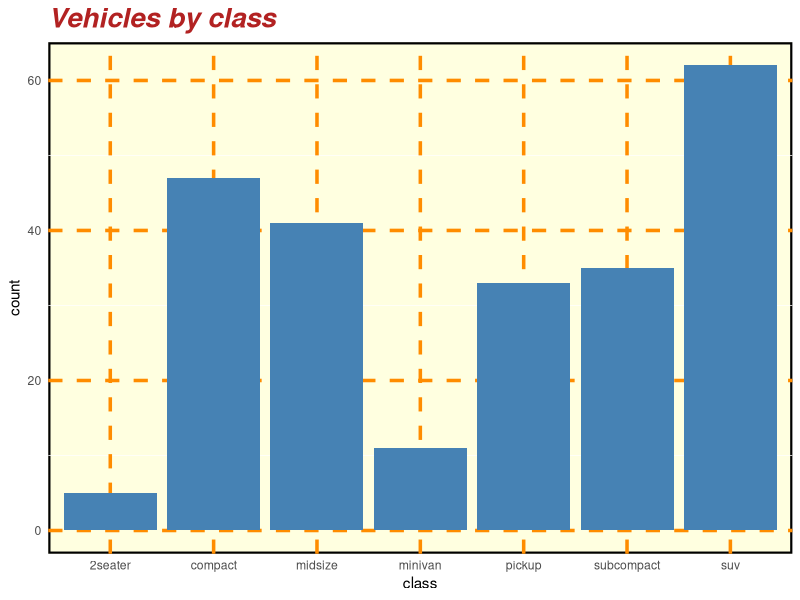
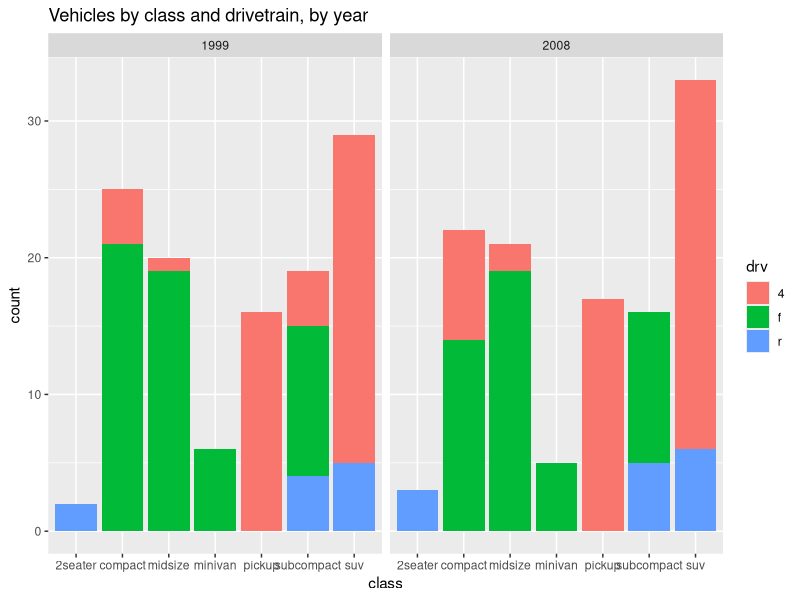
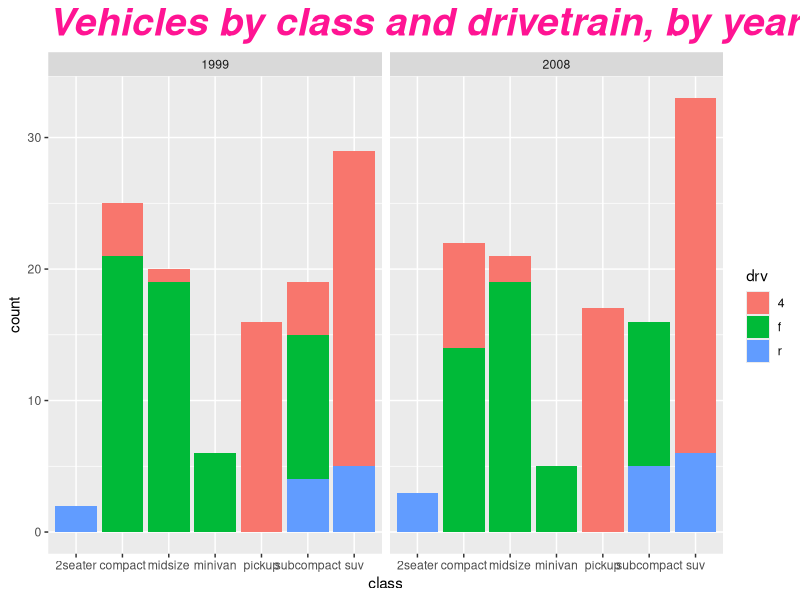
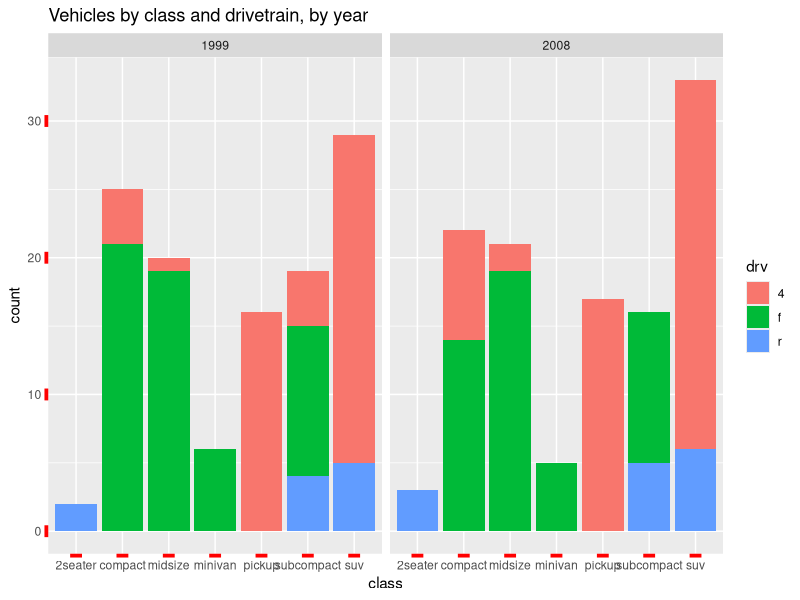
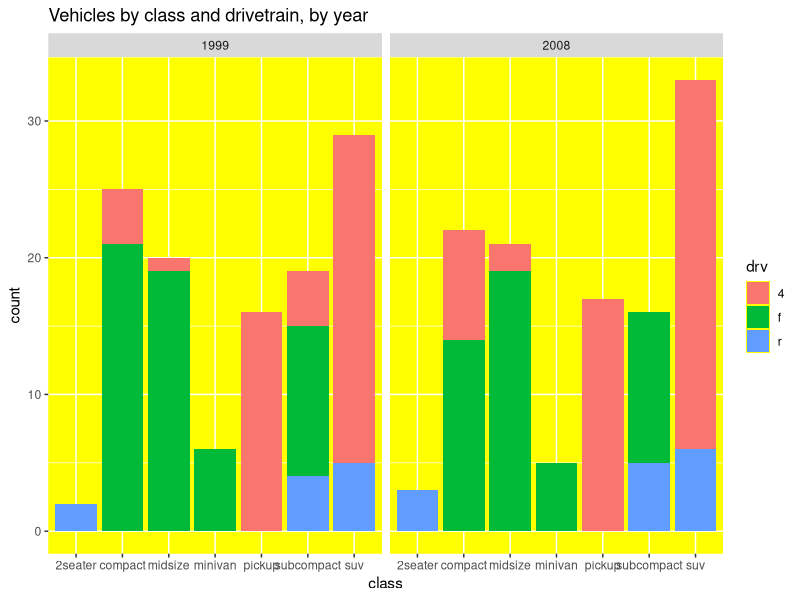
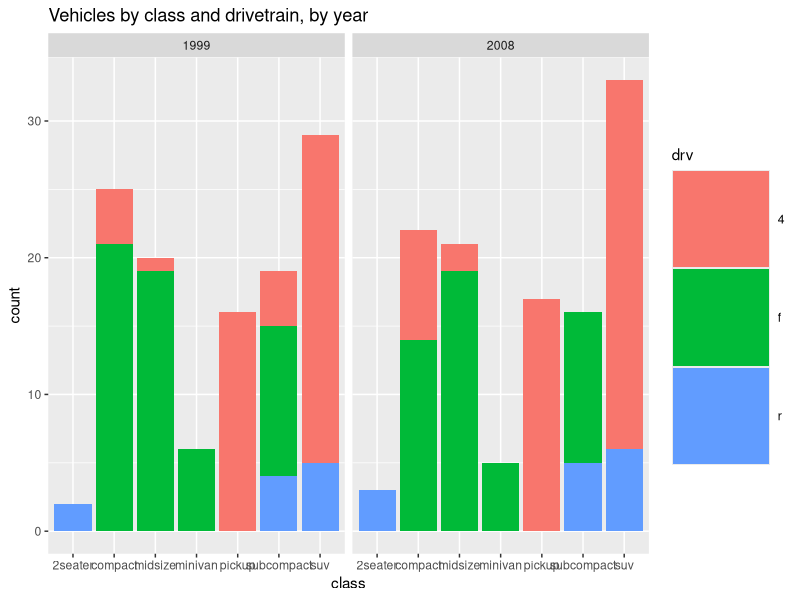
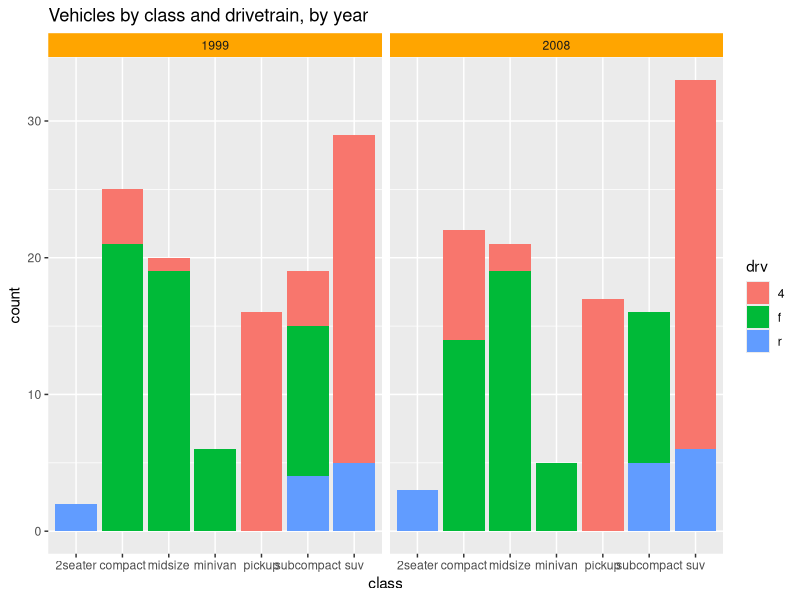
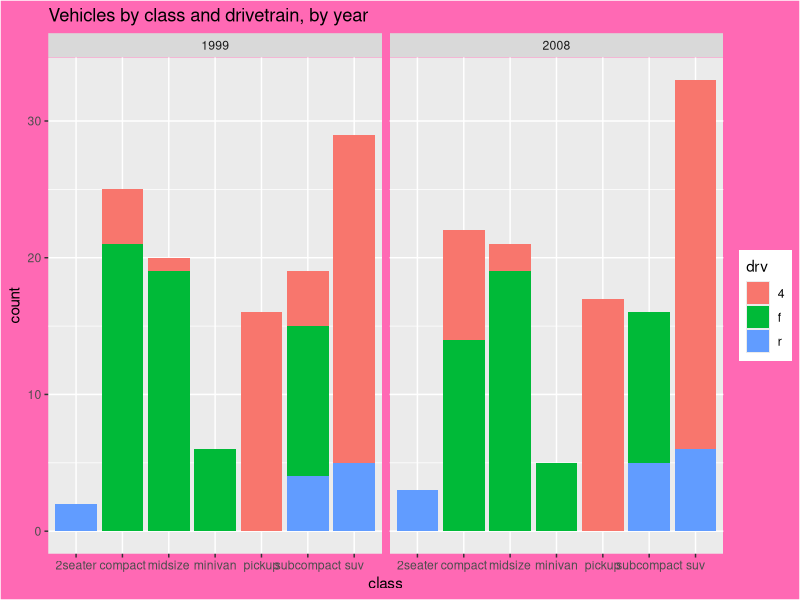

Source code (R) for these figures, in order:
## ---- chunk 1
#| message: false
library(tidyverse)
## ---- chunk 2
ggplot(mpg, aes(x = class)) +
  geom_bar(fill = "steelblue") +
  labs(title = "Vehicles by class") +
  theme(
    # element_text() — anything rendered as text
    plot.title = element_text(size = 20, face = "bold.italic", colour = "firebrick"),

    # element_line() — anything drawn as a line
    panel.grid.major = element_line(colour = "darkorange", linewidth = 1.2, linetype = "dashed"),

    # element_rect() — anything filled as a rectangle
    panel.background = element_rect(fill = "lightyellow", colour = "black", linewidth = 1.5),

    # element_blank() — removes the element and its space entirely
    axis.ticks = element_blank()
  )
## ---- chunk 3
base_plot <- ggplot(mpg, aes(x = class, fill = drv)) +
  geom_bar() +
  facet_wrap(~ year) +
  labs(title = "Vehicles by class and drivetrain, by year")

base_plot
## ---- chunk 4
base_plot +
  theme(plot.title = element_text(size = 28, face = "bold.italic", colour = "deeppink"))
## ---- chunk 5
base_plot +
  theme(axis.ticks = element_line(colour = "red", linewidth = 4))
## ---- chunk 6
base_plot +
  theme(panel.background = element_rect(fill = "yellow"))
## ---- chunk 7
base_plot +
  theme(legend.key.size = unit(2.5, "cm"))
## ---- chunk 8
base_plot +
  theme(strip.background = element_rect(fill = "orange"))
## ---- chunk 9
base_plot +
  theme(plot.background = element_rect(fill = "hotpink"))
## ---- chunk 10
base_plot +
  theme(
    # Text
    plot.title = element_text(size = 28, face = "bold.italic", colour = "deeppink"),

    # Axis details
    axis.ticks = element_line(colour = "red", linewidth = 4),

    # Panel
    panel.background = element_rect(fill = "yellow"),

    # Legend
    legend.key.size = unit(2.5, "cm"),

    # Facet strips
    strip.background = element_rect(fill = "orange"),

    # Plot-level
    plot.background = element_rect(fill = "hotpink")
  )
